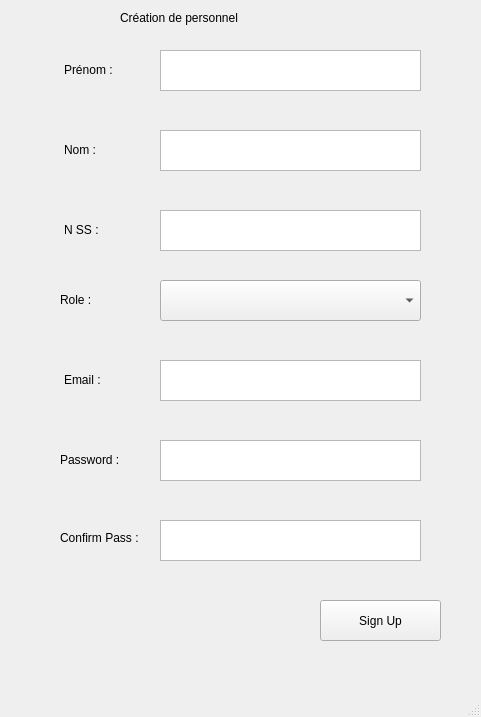
<?xml version="1.0" encoding="UTF-8"?>
<ui version="4.0">
 <class>createToApiPhp</class>
 <widget class="QMainWindow" name="createToApiPhp">
  <property name="geometry">
   <rect>
    <x>0</x>
    <y>0</y>
    <width>481</width>
    <height>717</height>
   </rect>
  </property>
  <property name="windowTitle">
   <string>MainWindow</string>
  </property>
  <widget class="QWidget" name="centralwidget">
   <widget class="QLabel" name="titleMail">
    <property name="geometry">
     <rect>
      <x>64</x>
      <y>370</y>
      <width>71</width>
      <height>20</height>
     </rect>
    </property>
    <property name="text">
     <string>Email :</string>
    </property>
   </widget>
   <widget class="QLabel" name="titlePass">
    <property name="geometry">
     <rect>
      <x>60</x>
      <y>450</y>
      <width>81</width>
      <height>20</height>
     </rect>
    </property>
    <property name="text">
     <string>Password :</string>
    </property>
   </widget>
   <widget class="QLabel" name="confirmTitlePass">
    <property name="geometry">
     <rect>
      <x>60</x>
      <y>530</y>
      <width>91</width>
      <height>16</height>
     </rect>
    </property>
    <property name="text">
     <string>Confirm Pass :</string>
    </property>
   </widget>
   <widget class="QPushButton" name="signupBtn">
    <property name="geometry">
     <rect>
      <x>320</x>
      <y>600</y>
      <width>121</width>
      <height>41</height>
     </rect>
    </property>
    <property name="text">
     <string>Sign Up</string>
    </property>
   </widget>
   <widget class="QTextEdit" name="textMail">
    <property name="geometry">
     <rect>
      <x>160</x>
      <y>360</y>
      <width>261</width>
      <height>41</height>
     </rect>
    </property>
   </widget>
   <widget class="QTextEdit" name="textPass">
    <property name="geometry">
     <rect>
      <x>160</x>
      <y>440</y>
      <width>261</width>
      <height>41</height>
     </rect>
    </property>
   </widget>
   <widget class="QTextEdit" name="textPassConfirm">
    <property name="geometry">
     <rect>
      <x>160</x>
      <y>520</y>
      <width>261</width>
      <height>41</height>
     </rect>
    </property>
   </widget>
   <widget class="QLabel" name="errorZone">
    <property name="geometry">
     <rect>
      <x>100</x>
      <y>550</y>
      <width>321</width>
      <height>16</height>
     </rect>
    </property>
    <property name="text">
     <string/>
    </property>
   </widget>
   <widget class="QLabel" name="titleLastName">
    <property name="geometry">
     <rect>
      <x>64</x>
      <y>140</y>
      <width>71</width>
      <height>20</height>
     </rect>
    </property>
    <property name="text">
     <string>Nom :</string>
    </property>
   </widget>
   <widget class="QTextEdit" name="textLastName">
    <property name="geometry">
     <rect>
      <x>160</x>
      <y>130</y>
      <width>261</width>
      <height>41</height>
     </rect>
    </property>
   </widget>
   <widget class="QLabel" name="titleFirstName">
    <property name="geometry">
     <rect>
      <x>64</x>
      <y>60</y>
      <width>71</width>
      <height>20</height>
     </rect>
    </property>
    <property name="text">
     <string>Prénom :</string>
    </property>
   </widget>
   <widget class="QTextEdit" name="textFirstName">
    <property name="geometry">
     <rect>
      <x>160</x>
      <y>50</y>
      <width>261</width>
      <height>41</height>
     </rect>
    </property>
   </widget>
   <widget class="QLabel" name="titleCreate">
    <property name="geometry">
     <rect>
      <x>120</x>
      <y>10</y>
      <width>131</width>
      <height>16</height>
     </rect>
    </property>
    <property name="text">
     <string>Création de personnel</string>
    </property>
   </widget>
   <widget class="QLabel" name="titleNss">
    <property name="geometry">
     <rect>
      <x>64</x>
      <y>220</y>
      <width>71</width>
      <height>20</height>
     </rect>
    </property>
    <property name="text">
     <string>N SS :</string>
    </property>
   </widget>
   <widget class="QTextEdit" name="textNss">
    <property name="geometry">
     <rect>
      <x>160</x>
      <y>210</y>
      <width>261</width>
      <height>41</height>
     </rect>
    </property>
   </widget>
   <widget class="QLabel" name="titleRole">
    <property name="geometry">
     <rect>
      <x>60</x>
      <y>290</y>
      <width>81</width>
      <height>20</height>
     </rect>
    </property>
    <property name="text">
     <string>Role :</string>
    </property>
   </widget>
   <widget class="QComboBox" name="comboBoxRoles">
    <property name="geometry">
     <rect>
      <x>160</x>
      <y>280</y>
      <width>261</width>
      <height>41</height>
     </rect>
    </property>
   </widget>
  </widget>
  <widget class="QMenuBar" name="menubar">
   <property name="geometry">
    <rect>
     <x>0</x>
     <y>0</y>
     <width>481</width>
     <height>26</height>
    </rect>
   </property>
  </widget>
  <widget class="QStatusBar" name="statusbar"/>
 </widget>
 <resources/>
 <connections/>
</ui>
